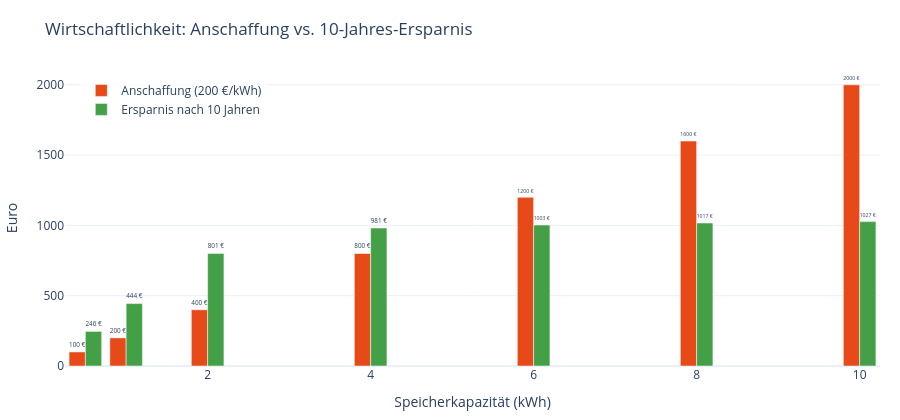

Notebook code cell kept with this figure:
### Code cell
# Schritt 5: Wirtschaftlichkeit — Anschaffungskosten vs. Lebensdauer-Ersparnis
COSTS_EUR_PER_KWH = 200.0
LIFETIME_YEARS    = 10        # typische Garantielebensdauer Heimspeicher

df_wirtschaft = df_studie.copy()
df_wirtschaft["anschaffung_eur"]      = df_wirtschaft.index * COSTS_EUR_PER_KWH
df_wirtschaft["ersparnis_10y_eur"]    = df_wirtschaft["einsparung_eur_jahr"] * LIFETIME_YEARS
df_wirtschaft["netto_10y_eur"]        = df_wirtschaft["ersparnis_10y_eur"] - df_wirtschaft["anschaffung_eur"]
df_wirtschaft["amortisation_jahre"]   = (
    df_wirtschaft["anschaffung_eur"] / df_wirtschaft["einsparung_eur_jahr"]
).round(1)

print(df_wirtschaft.round(2))

# Side-by-side Bars: Anschaffung vs Lebensdauer-Ersparnis pro Speichergröße
fig = go.Figure()
fig.add_bar(x=df_wirtschaft.index, y=df_wirtschaft["anschaffung_eur"],
            name=f"Anschaffung ({COSTS_EUR_PER_KWH:.0f} €/kWh)",
            marker_color="#E64A19",
            text=[f"{v:.0f} €" for v in df_wirtschaft["anschaffung_eur"]],
            textposition="outside")
fig.add_bar(x=df_wirtschaft.index, y=df_wirtschaft["ersparnis_10y_eur"],
            name=f"Ersparnis nach {LIFETIME_YEARS} Jahren",
            marker_color="#43A047",
            text=[f"{v:.0f} €" for v in df_wirtschaft["ersparnis_10y_eur"]],
            textposition="outside")
fig.update_layout(
    barmode="group",
    template="plotly_white",
    title=f"Wirtschaftlichkeit: Anschaffung vs. {LIFETIME_YEARS}-Jahres-Ersparnis",
    xaxis_title="Speicherkapazität (kWh)",
    yaxis_title="Euro",
    legend=dict(x=0.02, y=0.98, bgcolor="rgba(255,255,255,0.8)"),
    height=420, margin=dict(t=70, b=50, l=60, r=20),
)
fig.show()

# Konkrete Aussage als Print-Zusammenfassung
beste_idx = df_wirtschaft["netto_10y_eur"].idxmax()
beste_netto = df_wirtschaft.loc[beste_idx, "netto_10y_eur"]
beste_amo = df_wirtschaft.loc[beste_idx, "amortisation_jahre"]

print()
print("=" * 65)
print(f"  Wirtschaftlichkeits-Zusammenfassung (Tag {tag.index[0].date()})")
print("=" * 65)
for kap in [1, 2, 5, 10]:
    if kap not in df_wirtschaft.index:
        # 5 kWh nicht in Sweep-Index — naechsten Wert nehmen
        if kap == 5: kap = 6
        if kap == 1: kap = 1
        if kap not in df_wirtschaft.index: continue
    row = df_wirtschaft.loc[kap]
    print(f"  {kap:>4.0f} kWh:  Anschaffung {row['anschaffung_eur']:>5.0f} € · "
          f"Ersparnis {row['einsparung_eur_jahr']:>5.1f} €/Jahr · "
          f"Amortisation {row['amortisation_jahre']:>5.1f} Jahre · "
          f"Netto nach 10y: {row['netto_10y_eur']:+.0f} €")
print("=" * 65)
print(f"  Beste Größe (max. 10y-Netto): {beste_idx} kWh "
      f"→ Netto {beste_netto:+.0f} €, Amortisation {beste_amo} Jahre")
print("=" * 65)

### Figure 1 — Plotly figure (JSON) as saved in the notebook; plotly's stock layout.template omitted (floating-point values rounded to 4 significant figures)
{"data": [{"marker": {"color": "#E64A19"}, "name": "Anschaffung (200 €/kWh)", "text": ["100 €", "200 €", "400 €", "800 €", "1200 €", "1600 €", "2000 €"], "textposition": "outside", "type": "bar", "x": [0.5, 1.0, 2.0, 4.0, 6.0, 8.0, 10.0], "y": [100.0, 200.0, 400.0, 800.0, 1200.0, 1600.0, 2000.0]}, {"marker": {"color": "#43A047"}, "name": "Ersparnis nach 10 Jahren", "text": ["246 €", "444 €", "801 €", "981 €", "1003 €", "1017 €", "1027 €"], "textposition": "outside", "type": "bar", "x": [0.5, 1.0, 2.0, 4.0, 6.0, 8.0, 10.0], "y": [246.0, 444.0, 801.0, 981.0, 1003.0, 1017.0, 1027.0]}], "layout": {"barmode": "group", "height": 420, "legend": {"bgcolor": "rgba(255,255,255,0.8)", "x": 0.02, "y": 0.98}, "margin": {"b": 50, "l": 60, "r": 20, "t": 70}, "title": {"text": "Wirtschaftlichkeit: Anschaffung vs. 10-Jahres-Ersparnis"}, "xaxis": {"title": {"text": "Speicherkapazität (kWh)"}}, "yaxis": {"title": {"text": "Euro"}}}}
